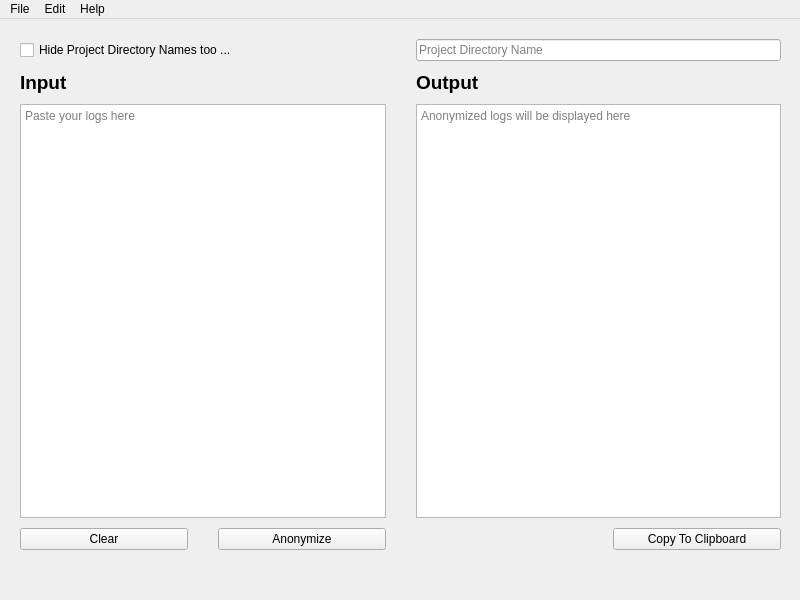
<?xml version="1.0" encoding="UTF-8"?>
<ui version="4.0">
 <class>MainWindow</class>
 <widget class="QMainWindow" name="MainWindow">
  <property name="geometry">
   <rect>
    <x>0</x>
    <y>0</y>
    <width>800</width>
    <height>600</height>
   </rect>
  </property>
  <property name="sizePolicy">
   <sizepolicy hsizetype="Preferred" vsizetype="Preferred">
    <horstretch>0</horstretch>
    <verstretch>0</verstretch>
   </sizepolicy>
  </property>
  <property name="minimumSize">
   <size>
    <width>0</width>
    <height>0</height>
   </size>
  </property>
  <property name="baseSize">
   <size>
    <width>0</width>
    <height>0</height>
   </size>
  </property>
  <property name="windowTitle">
   <string>Log Anonymizer</string>
  </property>
  <widget class="QWidget" name="centralwidget">
   <widget class="QWidget" name="gridLayoutWidget">
    <property name="geometry">
     <rect>
      <x>0</x>
      <y>0</y>
      <width>801</width>
      <height>551</height>
     </rect>
    </property>
    <layout class="QGridLayout" name="gridLayout">
     <property name="sizeConstraint">
      <enum>QLayout::SetDefaultConstraint</enum>
     </property>
     <property name="leftMargin">
      <number>20</number>
     </property>
     <property name="topMargin">
      <number>20</number>
     </property>
     <property name="rightMargin">
      <number>20</number>
     </property>
     <property name="bottomMargin">
      <number>20</number>
     </property>
     <property name="horizontalSpacing">
      <number>30</number>
     </property>
     <property name="verticalSpacing">
      <number>10</number>
     </property>
     <item row="6" column="1">
      <widget class="QPushButton" name="btnAnonymize">
       <property name="toolTip">
        <string extracomment="Anonymize input text"/>
       </property>
       <property name="text">
        <string>Anonymize</string>
       </property>
      </widget>
     </item>
     <item row="3" column="2" colspan="2">
      <widget class="QLabel" name="lbOutput">
       <property name="font">
        <font>
         <pointsize>14</pointsize>
         <bold>true</bold>
        </font>
       </property>
       <property name="text">
        <string>Output</string>
       </property>
      </widget>
     </item>
     <item row="6" column="0">
      <widget class="QPushButton" name="btnClear">
       <property name="toolTip">
        <string extracomment="Clear input text"/>
       </property>
       <property name="text">
        <string>Clear</string>
       </property>
      </widget>
     </item>
     <item row="4" column="0" colspan="2">
      <widget class="QPlainTextEdit" name="pTxtEditInput">
       <property name="placeholderText">
        <string>Paste your logs here</string>
       </property>
      </widget>
     </item>
     <item row="3" column="0" colspan="2">
      <widget class="QLabel" name="lbInput">
       <property name="font">
        <font>
         <pointsize>14</pointsize>
         <bold>true</bold>
        </font>
       </property>
       <property name="text">
        <string>Input</string>
       </property>
      </widget>
     </item>
     <item row="6" column="3">
      <widget class="QPushButton" name="btnCopyToClipboard">
       <property name="toolTip">
        <string extracomment="Copy the output text to clipboard"/>
       </property>
       <property name="text">
        <string>Copy To Clipboard</string>
       </property>
      </widget>
     </item>
     <item row="4" column="2" colspan="2">
      <widget class="QPlainTextEdit" name="pTxtEditOutput">
       <property name="enabled">
        <bool>true</bool>
       </property>
       <property name="readOnly">
        <bool>true</bool>
       </property>
       <property name="placeholderText">
        <string>Anonymized logs will be displayed here</string>
       </property>
      </widget>
     </item>
     <item row="0" column="2" colspan="2">
      <widget class="QLineEdit" name="lEditProjectDirName">
       <property name="toolTip">
        <string>Specify exact project directory name</string>
       </property>
       <property name="placeholderText">
        <string>Project Directory Name</string>
       </property>
      </widget>
     </item>
     <item row="0" column="0" colspan="2">
      <widget class="QCheckBox" name="cbHideProjectName">
       <property name="text">
        <string>Hide Project Directory Names too ...</string>
       </property>
      </widget>
     </item>
    </layout>
   </widget>
  </widget>
  <widget class="QMenuBar" name="menubar">
   <property name="geometry">
    <rect>
     <x>0</x>
     <y>0</y>
     <width>800</width>
     <height>23</height>
    </rect>
   </property>
   <widget class="QMenu" name="menuFile">
    <property name="title">
     <string>File</string>
    </property>
    <addaction name="actionSettings"/>
    <addaction name="actionExit"/>
   </widget>
   <widget class="QMenu" name="menuEdit">
    <property name="title">
     <string>Edit</string>
    </property>
    <addaction name="actionAnonymize"/>
    <addaction name="actionClear"/>
    <addaction name="actionCopy_to_Clipboard"/>
   </widget>
   <widget class="QMenu" name="menuHelp">
    <property name="title">
     <string>Help</string>
    </property>
    <addaction name="actionAbout"/>
   </widget>
   <addaction name="menuFile"/>
   <addaction name="menuEdit"/>
   <addaction name="menuHelp"/>
  </widget>
  <action name="actionSettings">
   <property name="checkable">
    <bool>false</bool>
   </property>
   <property name="text">
    <string>Settings</string>
   </property>
  </action>
  <action name="actionExit">
   <property name="text">
    <string>Exit</string>
   </property>
  </action>
  <action name="actionAnonymize">
   <property name="text">
    <string>Anonymize</string>
   </property>
  </action>
  <action name="actionClear">
   <property name="text">
    <string>Clear</string>
   </property>
  </action>
  <action name="actionAbout">
   <property name="text">
    <string>About</string>
   </property>
  </action>
  <action name="actionCopy_to_Clipboard">
   <property name="text">
    <string>Copy to Clipboard</string>
   </property>
  </action>
 </widget>
 <resources/>
 <connections>
  <connection>
   <sender>btnClear</sender>
   <signal>clicked()</signal>
   <receiver>pTxtEditInput</receiver>
   <slot>clear()</slot>
   <hints>
    <hint type="sourcelabel">
     <x>128</x>
     <y>537</y>
    </hint>
    <hint type="destinationlabel">
     <x>151</x>
     <y>480</y>
    </hint>
   </hints>
  </connection>
  <connection>
   <sender>btnClear</sender>
   <signal>clicked()</signal>
   <receiver>pTxtEditOutput</receiver>
   <slot>clear()</slot>
   <hints>
    <hint type="sourcelabel">
     <x>177</x>
     <y>538</y>
    </hint>
    <hint type="destinationlabel">
     <x>469</x>
     <y>480</y>
    </hint>
   </hints>
  </connection>
 </connections>
</ui>
